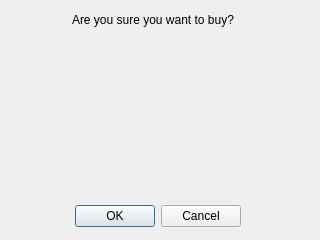
<?xml version="1.0" encoding="UTF-8"?>
<ui version="4.0">
 <class>Dialog</class>
 <widget class="QDialog" name="Dialog">
  <property name="geometry">
   <rect>
    <x>0</x>
    <y>0</y>
    <width>320</width>
    <height>240</height>
   </rect>
  </property>
  <property name="windowTitle">
   <string>Dialog</string>
  </property>
  <widget class="QDialogButtonBox" name="buttonBox">
   <property name="geometry">
    <rect>
     <x>10</x>
     <y>200</y>
     <width>231</width>
     <height>32</height>
    </rect>
   </property>
   <property name="orientation">
    <enum>Qt::Orientation::Horizontal</enum>
   </property>
   <property name="standardButtons">
    <set>QDialogButtonBox::StandardButton::Cancel|QDialogButtonBox::StandardButton::Ok</set>
   </property>
  </widget>
  <widget class="QLabel" name="label">
   <property name="geometry">
    <rect>
     <x>72</x>
     <y>10</y>
     <width>171</width>
     <height>20</height>
    </rect>
   </property>
   <property name="text">
    <string>Are you sure you want to buy?</string>
   </property>
  </widget>
 </widget>
 <resources/>
 <connections>
  <connection>
   <sender>buttonBox</sender>
   <signal>accepted()</signal>
   <receiver>Dialog</receiver>
   <slot>accept()</slot>
   <hints>
    <hint type="sourcelabel">
     <x>248</x>
     <y>254</y>
    </hint>
    <hint type="destinationlabel">
     <x>157</x>
     <y>274</y>
    </hint>
   </hints>
  </connection>
  <connection>
   <sender>buttonBox</sender>
   <signal>rejected()</signal>
   <receiver>Dialog</receiver>
   <slot>reject()</slot>
   <hints>
    <hint type="sourcelabel">
     <x>316</x>
     <y>260</y>
    </hint>
    <hint type="destinationlabel">
     <x>286</x>
     <y>274</y>
    </hint>
   </hints>
  </connection>
 </connections>
</ui>
